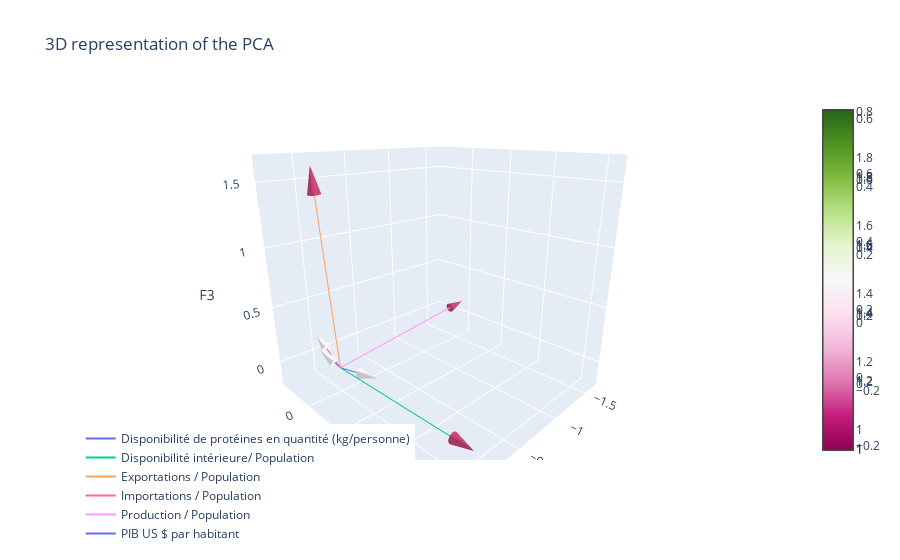

The notebook cell saved with this chart:
### Code cell
import plotly.graph_objects as go

scaling_factor = 1.5  # Adjust the scaling factor as desired

fig = go.Figure()

for i in range(pca.components_.shape[1]):
    # Add a line for the vector
    fig.add_trace(go.Scatter3d(
        x=[0, pca.components_[0, i] * scaling_factor],
        y=[0, pca.components_[1, i] * scaling_factor],
        z=[0, pca.components_[2, i] * scaling_factor],
        mode='lines',
        name=features[i]
    ))

    # Add a cone for the arrowhead
    fig.add_trace(go.Cone(
        x=[pca.components_[0, i] * scaling_factor],
        y=[pca.components_[1, i] * scaling_factor],
        z=[pca.components_[2, i] * scaling_factor],
        u=[pca.components_[0, i] * scaling_factor],
        v=[pca.components_[1, i] * scaling_factor],
        w=[pca.components_[2, i] * scaling_factor],
        sizemode="absolute",
        sizeref=0.2,
        anchor="cm"
    ))

fig.update_layout(
    title="3D representation of the PCA",
    scene=dict(
        xaxis_title='F1',
        yaxis_title='F2',
        zaxis_title='F3',
        aspectratio=dict(x=1, y=1, z=1),
        camera=dict(eye=dict(x=1.2, y=1.2, z=0.6))
    ),
    legend=dict(
        yanchor="top",
        y=0.1,
        xanchor="left",
        x=0.001
    )
)

fig.show()

### Figure 1 — Plotly figure (JSON) as saved in the notebook; plotly's stock layout.template omitted (floating-point values rounded to 4 significant figures)
{"data": [{"mode": "lines", "name": "Disponibilité de protéines en quantité (kg/personne)", "type": "scatter3d", "x": [0, -0.05933], "y": [0, 0.2813], "z": [0, 0.01846]}, {"anchor": "cm", "sizemode": "absolute", "sizeref": 0.2, "type": "cone", "u": [-0.05933], "v": [0.2813], "w": [0.01846], "x": [-0.05933], "y": [0.2813], "z": [0.01846]}, {"mode": "lines", "name": "Disponibilité intérieure/ Population", "type": "scatter3d", "x": [0, -0.04903], "y": [0, 1.44], "z": [0, -0.01432]}, {"anchor": "cm", "sizemode": "absolute", "sizeref": 0.2, "type": "cone", "u": [-0.04903], "v": [1.44], "w": [-0.01432], "x": [-0.04903], "y": [1.44], "z": [-0.01432]}, {"mode": "lines", "name": "Exportations / Population", "type": "scatter3d", "x": [0, 0.1184], "y": [0, 0.03984], "z": [0, 1.49]}, {"anchor": "cm", "sizemode": "absolute", "sizeref": 0.2, "type": "cone", "u": [0.1184], "v": [0.03984], "w": [1.49], "x": [0.1184], "y": [0.03984], "z": [1.49]}, {"mode": "lines", "name": "Importations / Population", "type": "scatter3d", "x": [0, -0.01093], "y": [0, -0.2856], "z": [0, 0.1104]}, {"anchor": "cm", "sizemode": "absolute", "sizeref": 0.2, "type": "cone", "u": [-0.01093], "v": [-0.2856], "w": [0.1104], "x": [-0.01093], "y": [-0.2856], "z": [0.1104]}, {"mode": "lines", "name": "Production / Population", "type": "scatter3d", "x": [0, -1.493], "y": [0, -0.05543], "z": [0, 0.1182]}, {"anchor": "cm", "sizemode": "absolute", "sizeref": 0.2, "type": "cone", "u": [-1.493], "v": [-0.05543], "w": [0.1182], "x": [-1.493], "y": [-0.05543], "z": [0.1182]}, {"mode": "lines", "name": "PIB US $ par habitant", "type": "scatter3d", "x": [0, 0.03068], "y": [0, -0.1077], "z": [0, 0.05432]}, {"anchor": "cm", "sizemode": "absolute", "sizeref": 0.2, "type": "cone", "u": [0.03068], "v": [-0.1077], "w": [0.05432], "x": [0.03068], "y": [-0.1077], "z": [0.05432]}], "layout": {"legend": {"x": 0.001, "xanchor": "left", "y": 0.1, "yanchor": "top"}, "scene": {"aspectratio": {"x": 1, "y": 1, "z": 1}, "camera": {"eye": {"x": 1.2, "y": 1.2, "z": 0.6}}, "xaxis": {"title": {"text": "F1"}}, "yaxis": {"title": {"text": "F2"}}, "zaxis": {"title": {"text": "F3"}}}, "title": {"text": "3D representation of the PCA"}}}
